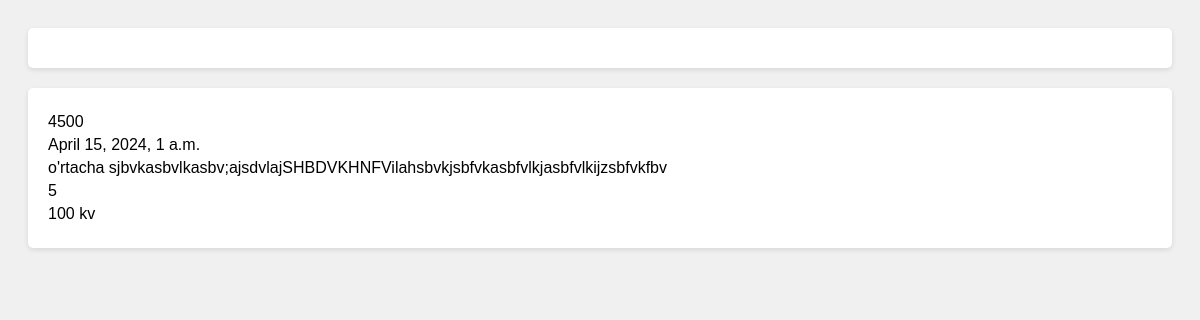
The page /deatil/3/ on the database as committed earlier.
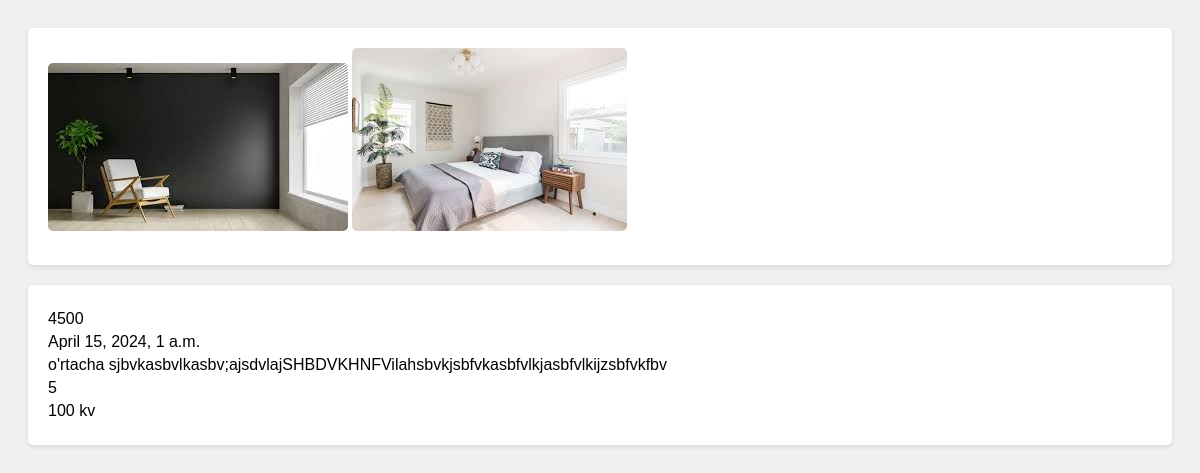
The same page on the database as committed later.
### page_1/models.py (models this page shows, shortened)
class UyRasmlari(models.Model):
    id = models.BigAutoField(primary_key=True)
    xususiyat_id= models.ForeignKey(Xususiyati, on_delete=models.CASCADE)
    picture = models.ImageField(default='default.jpg')

### page_1/views.py (the view)
# urls.py: path('deatil/<a>/', detail_home.as_view(), name='detail_home'),
class detail_home(View):
    def get(self, request, a):
        xususiyat = Xususiyati.objects.get(pk=a)
        Uy_picture = UyRasmlari.objects.filter(xususiyat_id=a)
        return render(request, 'detail_img.html', {'Uy_picture':Uy_picture, "xususiyat":xususiyat})

### templates/detail_img.html (shortened to what this page needs)
<!DOCTYPE html>
<html lang="en">
<head>
</head>
<body>
    <div>
        {% for i in Uy_picture %}
            <img src="{{ i.picture.url }}">
        {% endfor %}
    </div>
    <div>
        <p> {{ xususiyat.narxi }}</p>
        <p>{{ xususiyat.sana }}</p>
        <p>{{ xususiyat.uy.holati }}</p>
        <p>{{ xususiyat.uy.xonalar_soni }}</p>
        <p>{{ xususiyat.uy.yashash_maydoni }}</p>
    </div>
</body>
</html>

Rows that differ between the two databases and show on the page:
now on this page (row edited): UyRasmlari: picture (picture)
now on this page (row edited): UyRasmlari: picture (picture)
